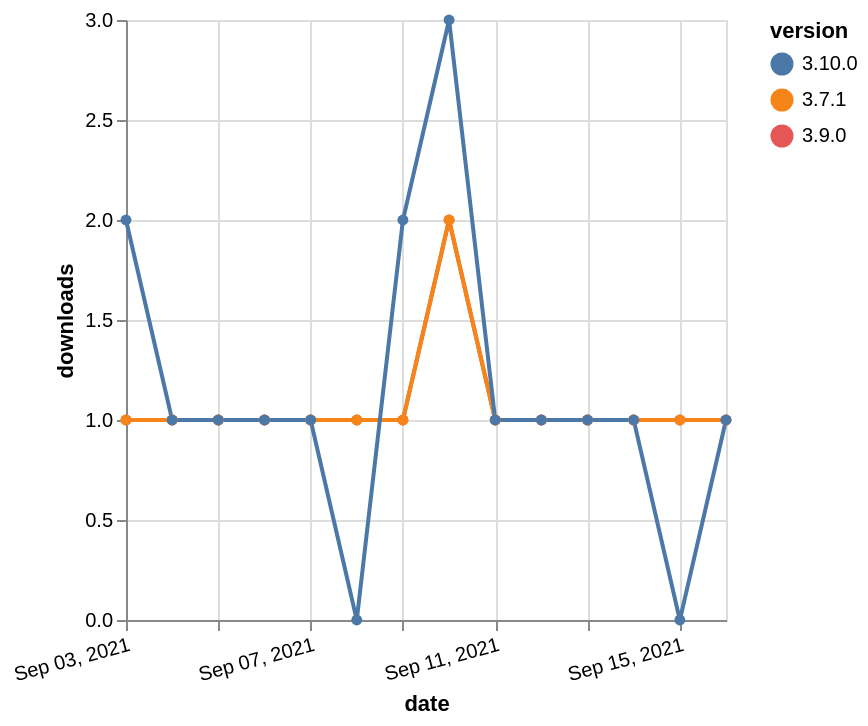

Source (Vega-Lite JSON):
### Vega-Lite specification from a JSON file in a GitHub repository (floating-point values rounded to 4 significant figures)
{"$schema": "https://vega.github.io/schema/vega-lite/v5.json", "description": "A simple bar chart with embedded data.", "data": {"values": [{"date": "2021-09-03", "total": 171, "delta": 1, "version": "3.9.0"}, {"date": "2021-09-04", "total": 172, "delta": 1, "version": "3.9.0"}, {"date": "2021-09-05", "total": 173, "delta": 1, "version": "3.9.0"}, {"date": "2021-09-06", "total": 174, "delta": 1, "version": "3.9.0"}, {"date": "2021-09-07", "total": 175, "delta": 1, "version": "3.9.0"}, {"date": "2021-09-08", "total": 176, "delta": 1, "version": "3.9.0"}, {"date": "2021-09-09", "total": 177, "delta": 1, "version": "3.9.0"}, {"date": "2021-09-10", "total": 179, "delta": 2, "version": "3.9.0"}, {"date": "2021-09-11", "total": 180, "delta": 1, "version": "3.9.0"}, {"date": "2021-09-12", "total": 181, "delta": 1, "version": "3.9.0"}, {"date": "2021-09-13", "total": 182, "delta": 1, "version": "3.9.0"}, {"date": "2021-09-14", "total": 183, "delta": 1, "version": "3.9.0"}, {"date": "2021-09-15", "total": 184, "delta": 1, "version": "3.9.0"}, {"date": "2021-09-16", "total": 185, "delta": 1, "version": "3.9.0"}, {"date": "2021-09-03", "total": 220, "delta": 1, "version": "3.7.1"}, {"date": "2021-09-04", "total": 221, "delta": 1, "version": "3.7.1"}, {"date": "2021-09-05", "total": 222, "delta": 1, "version": "3.7.1"}, {"date": "2021-09-06", "total": 223, "delta": 1, "version": "3.7.1"}, {"date": "2021-09-07", "total": 224, "delta": 1, "version": "3.7.1"}, {"date": "2021-09-08", "total": 225, "delta": 1, "version": "3.7.1"}, {"date": "2021-09-09", "total": 226, "delta": 1, "version": "3.7.1"}, {"date": "2021-09-10", "total": 228, "delta": 2, "version": "3.7.1"}, {"date": "2021-09-11", "total": 229, "delta": 1, "version": "3.7.1"}, {"date": "2021-09-12", "total": 230, "delta": 1, "version": "3.7.1"}, {"date": "2021-09-13", "total": 231, "delta": 1, "version": "3.7.1"}, {"date": "2021-09-14", "total": 232, "delta": 1, "version": "3.7.1"}, {"date": "2021-09-15", "total": 233, "delta": 1, "version": "3.7.1"}, {"date": "2021-09-16", "total": 234, "delta": 1, "version": "3.7.1"}, {"date": "2021-09-03", "total": 284, "delta": 2, "version": "3.10.0"}, {"date": "2021-09-04", "total": 285, "delta": 1, "version": "3.10.0"}, {"date": "2021-09-05", "total": 286, "delta": 1, "version": "3.10.0"}, {"date": "2021-09-06", "total": 287, "delta": 1, "version": "3.10.0"}, {"date": "2021-09-07", "total": 288, "delta": 1, "version": "3.10.0"}, {"date": "2021-09-08", "total": 288, "delta": 0, "version": "3.10.0"}, {"date": "2021-09-09", "total": 290, "delta": 2, "version": "3.10.0"}, {"date": "2021-09-10", "total": 293, "delta": 3, "version": "3.10.0"}, {"date": "2021-09-11", "total": 294, "delta": 1, "version": "3.10.0"}, {"date": "2021-09-12", "total": 295, "delta": 1, "version": "3.10.0"}, {"date": "2021-09-13", "total": 296, "delta": 1, "version": "3.10.0"}, {"date": "2021-09-14", "total": 297, "delta": 1, "version": "3.10.0"}, {"date": "2021-09-15", "total": 297, "delta": 0, "version": "3.10.0"}, {"date": "2021-09-16", "total": 298, "delta": 1, "version": "3.10.0"}]}, "width": "container", "mark": {"type": "line", "point": {"filled": true}}, "encoding": {"x": {"field": "date", "type": "temporal", "timeUnit": "yearmonthdate", "title": "date", "axis": {"labelAngle": -15}}, "y": {"field": "delta", "type": "quantitative", "title": "downloads"}, "color": {"field": "version", "type": "nominal"}, "tooltip": {"field": "delta"}}}
